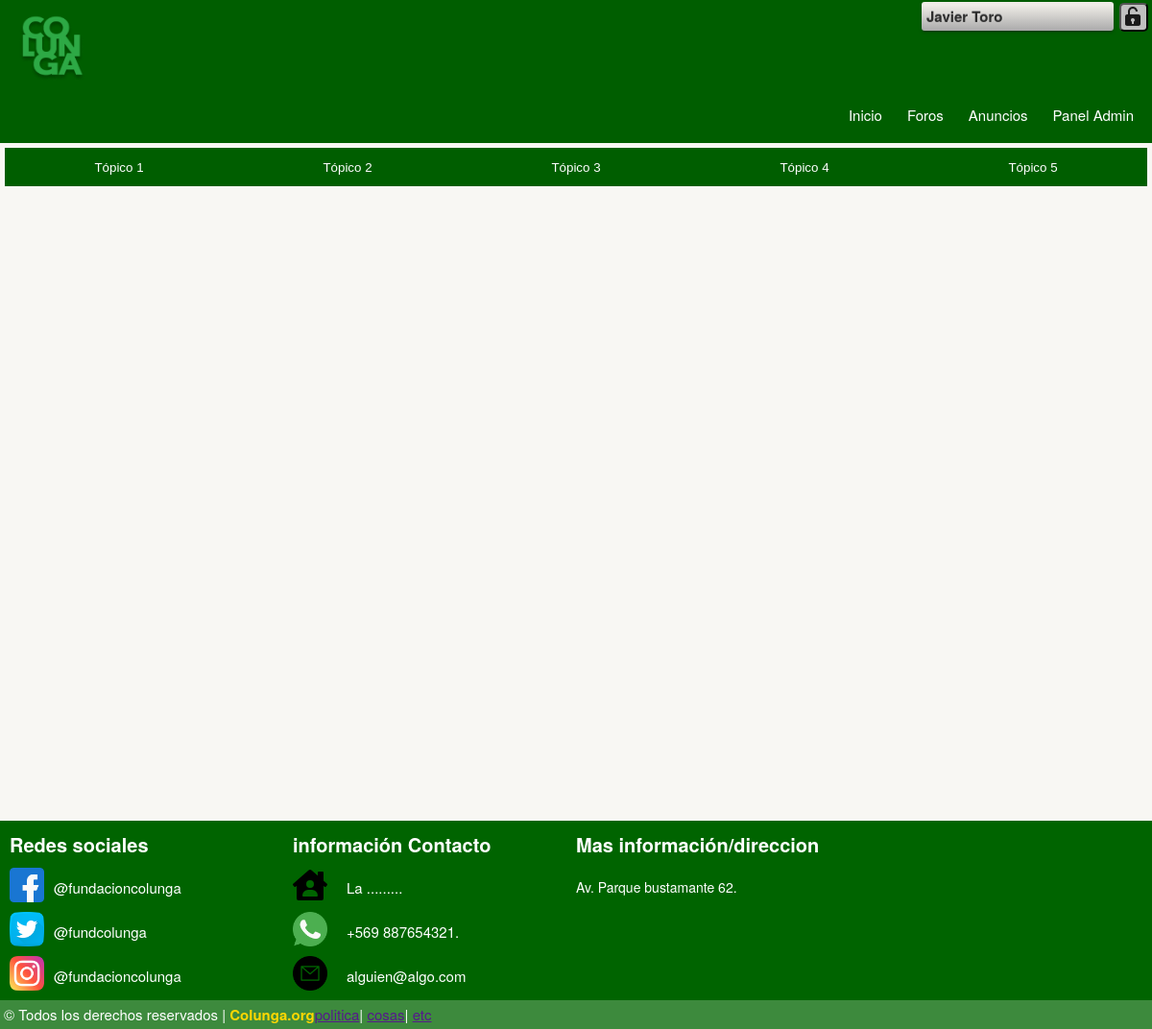
The app's page /inicioTopicos/ (signed in) with its own data.
### forums/models.py (models this page shows)
class Topics(models.Model):
    id = models.IntegerField(primary_key=True)#id del topico
    title = models.CharField(max_length=600)#titulo del topíco
    created_at = models.DateTimeField(auto_now_add=True)#esto guarda una unica vez la fecha en la que se hace el registro
    updated_at = models.DateTimeField(auto_now=True)#esto modifica el registro cada vez que hace una edicion

### forums/views.py (the view, shortened to what this page needs)
# urls.py: path('inicioTopicos/',forum.inicio_topicos,name='inicio_topicos'),
def inicio_topicos(request,redir=""):
    usuario =User.objects.get(id=request.user.id)
    username=usuario.first_name+" "+usuario.last_name
    '''acciones al cargar la pagina'''
    navtopicos=Topics.objects.all()
    formaddForum=addForum(request.POST)
    if redir=='main.html':
        return redirect('main')
    elif redir=='addUser.html':
        return redirect('addUser')
    elif redir=='inicio.html':
        return redirect('inicio')
    elif redir=='ingreso.html':
        return redirect('ingreso')
    elif redir=='inicio-anuncios.html':
        return redirect('inicio_anuncios')
    elif redir=='inicio-topicos.html':
        return redirect('inicio_topicos')
    return render(request,'inicio-topicos.html',{
        'navtopicos':navtopicos,
        'foros':'False',
        'showaddforum':"False",
        'addUser':'False',
        'userid': request.user.id,
        'username':username,
        'user':usuario
    })

### inicio/templates/inicio-topicos.html (shortened to what this page needs)
{% extends 'inicio-layout.html' %}
{% load static %}
{%block css-link%}
<link rel='stylesheet' type='text/css' href="{% static 'css-inicio/inicio-topicos.css' %}">
{%endblock%}
{%block content %}
    <nav id="nav_topicos">
            <form method="post" action="">
                <ul>
                {% for topico in navtopicos %}
                    <li><button id="btn_navtopico"type="submit" name="nav_topico" value="{{topico.title}}">{{topico.title}}</button></li>
                {% endfor %}
                </ul>
            </form>
    </nav>
{%endblock content %}

### inicio/static/css-inicio/inicio-layout.css (style rules this page uses)
* { margin: 0; padding: 0; box-sizing: border-box; }
body { display: flex; flex-flow: column nowrap; height: 100%; width: 100%; font-family: "Helvetica Neue",Helvetica,Arial,sans-serif; font-size: 15px; }

### inicio/static/css-inicio/inicio-topicos.css (style rules this page uses)
#nav_topicos { width: 100%; height: 50px; }
#nav_topicos ul { list-style-type: none; margin: 5px; padding: 0; }
#nav_topicos ul li { float: left; width: 20%; }
#nav_topicos ul li #btn_navtopico { background-color: rgb(0, 94, 0); display: block; color: white; width: 100%; height: 40px; border: 0; border-color: rgba(41, 49, 51); border-left: 1px; border-right: 1px; }

### records on screen
Topics: title "Tópico 1"
Topics: title "Tópico 2"
Topics: title "Tópico 3"
Topics: title "Tópico 4"
Topics: title "Tópico 5"

### other values on screen
{{ username }} "Javier Toro"
